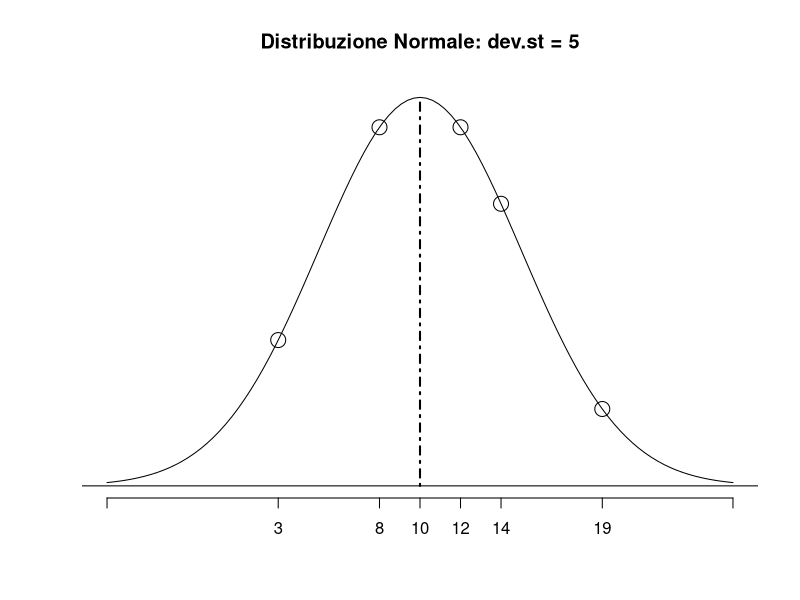
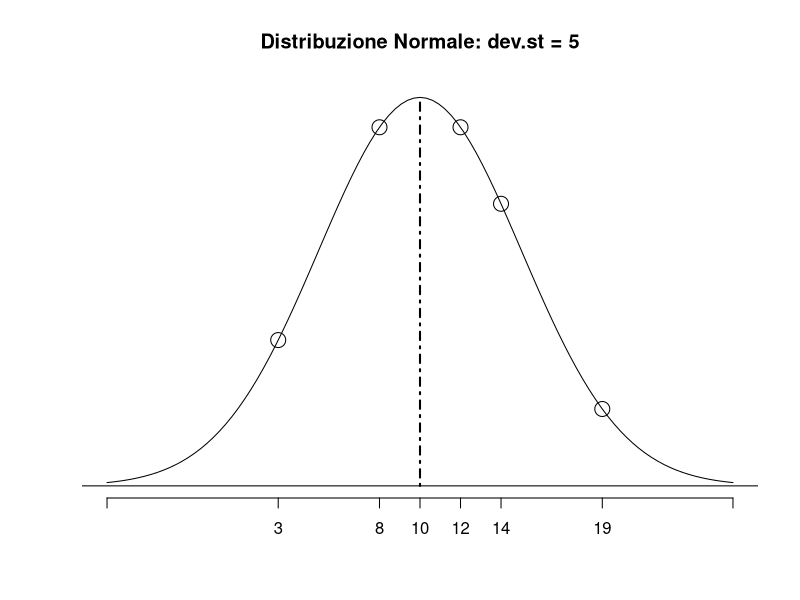
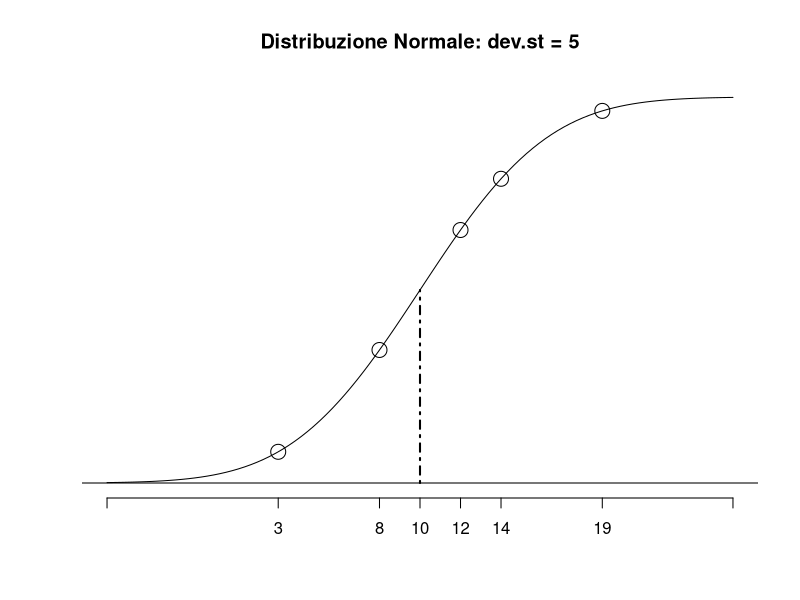
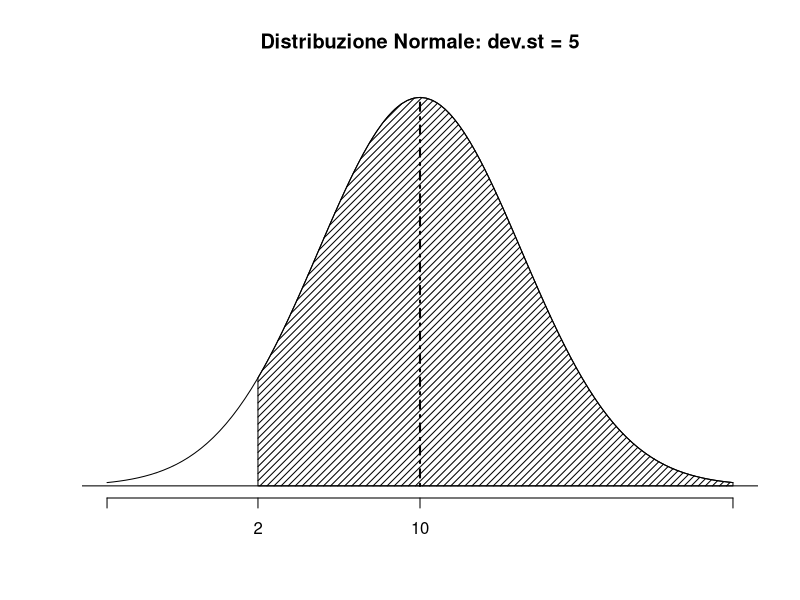
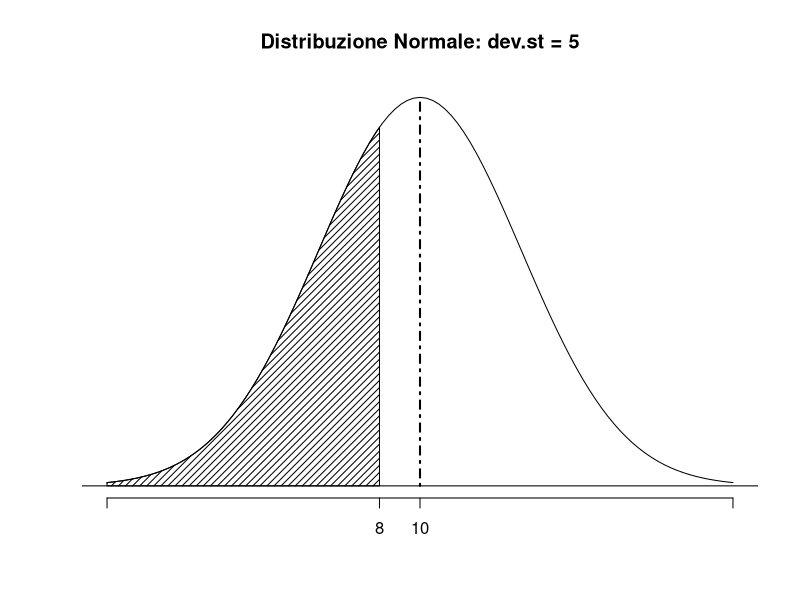
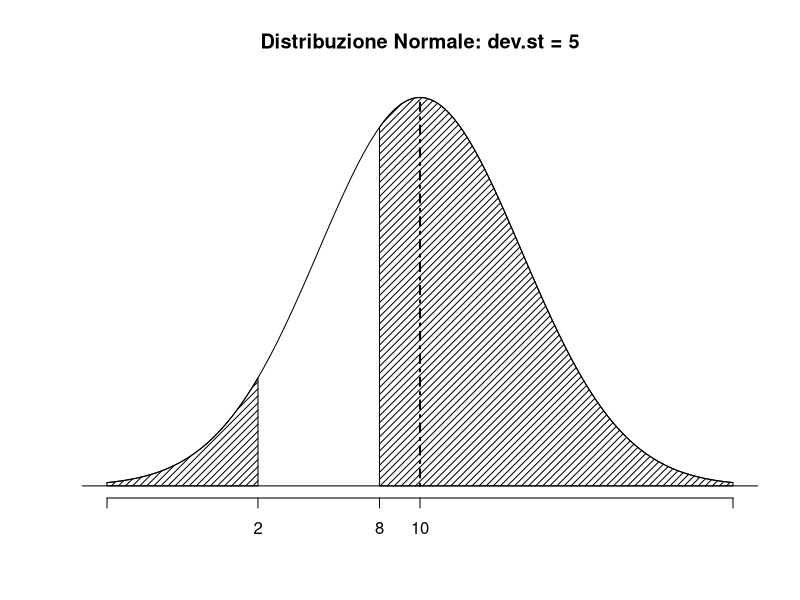
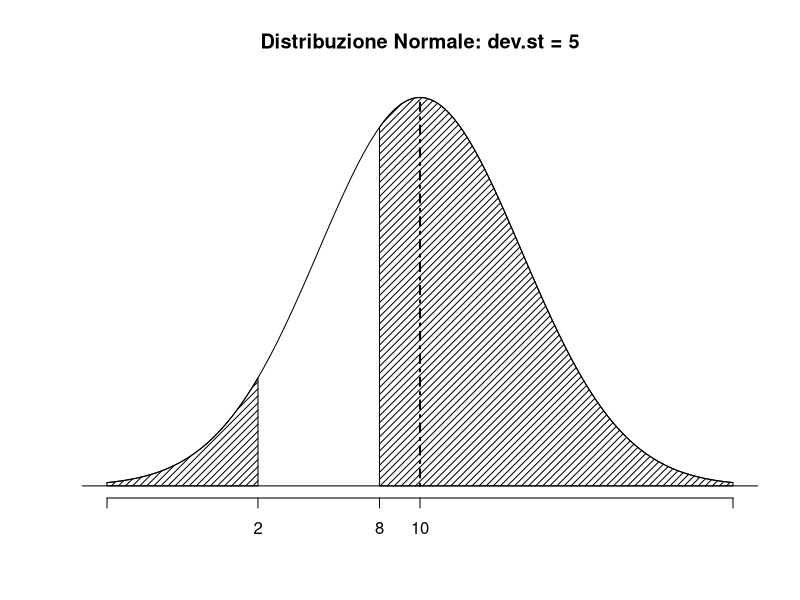

Generate these figures, in order, with R:
############################################################
############################################################
# Distribuzione di densità Normale
# Integrali su intervalli di quantili
############################################################
############################################################


# Grafico generale #########################################

#' Disegna distribzione normale
#' 
#' Restituisce il grafico della distribuzione normale (Densità)
#'
#' @param limIX Limite inferiore del supporto della distribuzione

#' @param limSX Limite superiore del supporto della distribuzione

#' @param media Media della distribuzione

#' @param ds Deviazione standard

#' @param quantX Quantili della distribuzione che si vogliono visualizzare
#'
#' @returns plot
#' 
disegnaNorm <- function(limIX,limSX,media,ds,quantX) {
  
  curve(dnorm(x,media,ds),limIX,limSX,axes=F,xlab="",ylab="",main=paste("Distribuzione Normale: dev.st = ",ds, sep = ""))
  
  abline(h=0)
  
  axis(1,c(limIX,media,quantX,limSX),c("",media,quantX,""))
  
  points(quantX,dnorm(quantX,media,ds),cex=2)
  points(c(media,media),c(0,dnorm(media,media,ds)),type="l",lty=4,lwd=2)
  
}
Media <- 10
Ds <- 5
limInfX <- qnorm(0.001,Media,Ds)
limSupX <- qnorm(0.999,Media,Ds)
X <- c(3,8,12,19,14)
disegnaNorm(limInfX,limSupX,Media,Ds,X)
disegnaNorm(limInfX,limSupX,Media,Ds,X)



#' Disegna distribuzione normale cumulata
#' 
#' Resituisce il grafico della distribuzione normale (cumulata)
#'
#' @param limIX Limite inferiore del supporto della distribuzione

#' @param limSX Limite superiore del supporto della distribuzione

#' @param media Media della distribuzione

#' @param ds Deviazione standard

#' @param quantX Quantili della distribuzione che si vogliono visualizzare
disegnaNormC <- function(limIX,limSX,media,ds,quantX) {
  
  curve(pnorm(x,media,ds),limIX,limSX,axes=F,xlab="",ylab="",main=paste("Distribuzione Normale: dev.st = ",ds, sep = ""))
  
  abline(h=0)
  
  axis(1,c(limIX,media,quantX,limSX),c("",media,quantX,""))
  
  points(quantX,pnorm(quantX,media,ds),cex=2)
  points(c(media,media),c(0,pnorm(media,media,ds)),type="l",lty=4,lwd=2)
  
}

Media <- 10
Ds <- 5
limInfX <- qnorm(0.001,Media,Ds)
limSupX <- qnorm(0.999,Media,Ds)
X <- c(3,8,12,19,14)
disegnaNormC(limInfX,limSupX,Media,Ds,X)

#' Integrale parte destra
#' 
#' Area sottesa alla curva dal punto definito nell'argomento quantX fino a più infinito
#'
#' @param limIX Limite inferiore del supporto della distribuzione

#' @param limSX Limite superiore del supporto della distribuzione

#' @param media Media della distribuzione

#' @param ds Deviazione standard

#' @param quantX Quantile della distribuzione per cui si vuole calcolare l'area fino a più infinito
disegnaNormDX <- function(limIX,limSX,media,ds,quantX) {
  
  curve(dnorm(x,media,ds),limIX,limSX,axes=F,xlab="",ylab="",main=paste("Distribuzione Normale: dev.st = ",ds, sep = ""))
  
  abline(h=0)
  
  axis(1,c(limIX,media,quantX,limSX),c("",media,quantX,""))
  
  vals <- seq(quantX,limSX,length=100)
  x <- c(quantX,vals,limSX,quantX)
  y <- c(0,dnorm(vals,media,ds),0,0)
  polygon(x,y,density=20,angle=45)
  points(c(media,media),c(0,dnorm(media,media,ds)),type="l",lty=4,lwd=2)
  
}

Media <- 10
Ds <- 5
limInfX <- qnorm(0.001,Media,Ds)
limSupX <- qnorm(0.999,Media,Ds)
X <- c(3,8,12,19,14)
quantileX1 <- 2
quantileX2 <- 8
disegnaNormDX(limInfX,limSupX,Media,Ds,quantileX1)

#' Integrale parte sinistra
#' 
#' Area sottesa alla curva da meno infinito fino al punto definito nell'argomento quantX
#'
#' @param limIX Limite inferiore del supporto della distribuzione

#' @param limSX Limite superiore del supporto della distribuzione

#' @param media Media della distribuzione

#' @param ds Deviazione standard

#' @param quantX Quantile della distribuzione per cui si vuole calcolare l'area fino a più infinito
disegnaNormSX <- function(limIX,limSX,media,ds,quantX) {
  
  curve(dnorm(x,media,ds),limIX,limSX,axes=F,xlab="",ylab="",main=paste("Distribuzione Normale: dev.st = ",ds, sep = ""))
  
  abline(h=0)
  
  axis(1,c(limIX,media,quantX,limSX),c("",media,quantX,""))
  
  vals <- seq(limIX,quantX,length=100)
  x <- c(limIX,vals,quantX,limIX)
  y <- c(0,dnorm(vals,media,ds),0,0)
  polygon(x,y,density=20,angle=45)
  points(c(media,media),c(0,dnorm(media,media,ds)),type="l",lty=4,lwd=2)
  
}
Media <- 10
Ds <- 5
limInfX <- qnorm(0.001,Media,Ds)
limSupX <- qnorm(0.999,Media,Ds)
X <- c(3,8,12,19,14)
quantileX1 <- 2
quantileX2 <- 8
disegnaNormSX(limInfX,limSupX,Media,Ds,quantileX2)




#' Integrale parte esterna
#' 
#' Area sottesa alla curva tra -infinito e il punto definito in quantX1 e area sottesa alla curva tra quantX2 e +infinito
#'
#' @param limIX Limite inferiore del supporto della distribuzione

#' @param limSX Limite superiore del supporto della distribuzione

#' @param media Media della distribuzione

#' @param ds Deviazione standard

#' @param quantX1 Quantile della distribuzione (-infinito, quantX1]

#' @param quantX2 Quantile della distribuzione [quantX2, +infinito)
disegnaNormEst <- function(limIX,limSX,media,ds,quantX1,quantX2) {
  
  curve(dnorm(x,media,ds),limIX,limSX,axes=F,xlab="",ylab="",main=paste("Distribuzione Normale: dev.st = ",ds, sep = ""))
  
  abline(h=0)
  
  axis(1,c(limIX,media,quantX1,quantX2,limSX),c("",media,quantX1,quantX2,""))
  
  vals <- seq(limIX,quantX1,length=100)
  x <- c(limIX,vals,quantX1,limIX)
  y <- c(0,dnorm(vals,media,ds),0,0)
  polygon(x,y,density=20,angle=45)
  
  vals <- seq(quantX2,limSX,length=100)
  x <- c(quantX2,vals,limSX,quantX2)
  y <- c(0,dnorm(vals,media,ds),0,0)
  polygon(x,y,density=20,angle=45)
  
  points(c(media,media),c(0,dnorm(media,media,ds)),type="l",lty=4,lwd=2)
  
}

Media <- 10
Ds <- 5
limInfX <- qnorm(0.001,Media,Ds)
limSupX <- qnorm(0.999,Media,Ds)
X <- c(3,8,12,19,14)
quantileX1 <- 2
quantileX2 <- 8
disegnaNormEst(limInfX,limSupX,Media,Ds,quantileX1,quantileX2)


#' Integrale parte Interna
#' 
#' Area sottesa alla curva tra quantX1 e quantX2
#'
#' @param limIX Limite inferiore del supporto della distribuzione

#' @param limSX Limite superiore del supporto della distribuzione

#' @param media Media della distribuzione

#' @param ds Deviazione standard

#' @param quantX1 Quantile della distribuzione, limite inferiore dell'intervallo

#' @param quantX2 Quantile della distribuzione, limite inferiore dell'intervallo
#'
disegnaNormInt <- function(limIX,limSX,media,ds,quantX1,quantX2) {
  
  curve(dnorm(x,media,ds),limIX,limSX,axes=F,xlab="",ylab="",main=paste("Distribuzione Normale: dev.st = ",ds, sep = ""))
  
  abline(h=0)
  
  axis(1,c(limIX,media,quantX1,quantX2,limSX),c("",media,quantX1,quantX2,""))
  
  vals <- seq(quantX1,quantX2,length=100)
  x <- c(quantX1,vals,quantX2,quantX1)
  y <- c(0,dnorm(vals,media,ds),0,0)
  polygon(x,y,density=20,angle=45)
  
  points(c(media,media),c(0,dnorm(media,media,ds)),type="l",lty=4,lwd=2)
  
}

Media <- 10
Ds <- 5
limInfX <- qnorm(0.001,Media,Ds)
limSupX <- qnorm(0.999,Media,Ds)
X <- c(3,8,12,19,14)
quantileX1 <- 2
quantileX2 <- 8
disegnaNormEst(limInfX,limSupX,Media,Ds,quantileX1,quantileX2)
